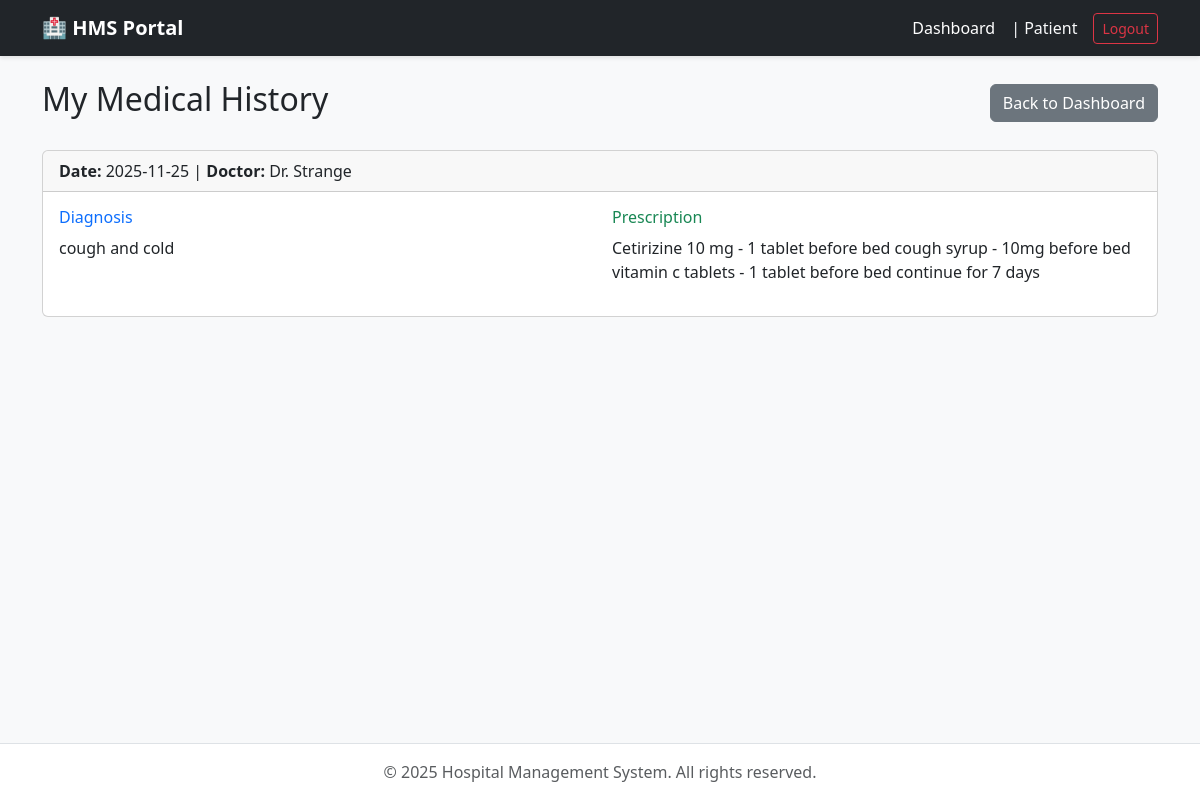
Screenshot of /patient/history (signed in) with the database file from the repository.
### hms_app/models.py (models this page shows, shortened)
class Appointment(db.Model):
    id = db.Column(db.Integer, primary_key=True)
    patient_id = db.Column(db.Integer, db.ForeignKey('patient.id'), nullable=False)
    doctor_id = db.Column(db.Integer, db.ForeignKey('doctor.id'), nullable=False)
    appointment_time = db.Column(db.DateTime, nullable=False, default=datetime.utcnow)
    status = db.Column(db.String(20), default='Booked')
    treatment = db.relationship('Treatment', backref='appointment', uselist=False, lazy=True)

class Doctor(UserMixin, db.Model):
    id = db.Column(db.Integer, primary_key=True)
    name = db.Column(db.String(100), nullable=False)
    email = db.Column(db.String(120), unique=True, nullable=False)
    password_hash = db.Column(db.String(128))
    department_id = db.Column(db.Integer, db.ForeignKey('department.id'), nullable=False)
    appointments = db.relationship('Appointment', backref='doctor', lazy=True)

class Treatment(db.Model):
    id = db.Column(db.Integer, primary_key=True)
    appointment_id = db.Column(db.Integer, db.ForeignKey('appointment.id'), unique=True, nullable=False)
    diagnosis = db.Column(db.Text, nullable=False)
    prescription = db.Column(db.Text, nullable=False)

### hms_app/patient/routes.py (the view)
@patient.route('/history')
@login_required
@patient_required
def history():
    records = Appointment.query.filter_by(patient_id=current_user.id, status='Completed')\
        .order_by(Appointment.appointment_time.desc()).all()
    return render_template('patient/history.html', records=records)

### hms_app/models.py (called while the page is built)
@login_manager.user_loader
def load_user(user_id):
    role = session.get('role')
    if role == 'admin': return Admin.query.get(int(user_id))
    elif role == 'doctor': return Doctor.query.get(int(user_id))
    elif role == 'patient': return Patient.query.get(int(user_id))
    admin = Admin.query.get(int(user_id))
    if admin: return admin
    doctor = Doctor.query.get(int(user_id))
    if doctor: return doctor
    return Patient.query.get(int(user_id))

    @property
    def role(self): return "patient"

### hms_app/templates/patient/history.html
{% extends "base.html" %}
{% block content %}
<div class="d-flex justify-content-between align-items-center mb-4">
    <h2>My Medical History</h2>
    <a href="{{ url_for('patient.dashboard') }}" class="btn btn-secondary">Back to Dashboard</a>
</div>
{% for record in records %}
<div class="card mb-3">
    <div class="card-header">
        <strong>Date:</strong> {{ record.appointment_time.strftime('%Y-%m-%d') }} |
        <strong>Doctor:</strong> {{ record.doctor.name }}
    </div>
    <div class="card-body">
        <div class="row">
            <div class="col-md-6">
                <h6 class="text-primary">Diagnosis</h6>
                <p>{{ record.treatment.diagnosis }}</p>
            </div>
            <div class="col-md-6">
                <h6 class="text-success">Prescription</h6>
                <p>{{ record.treatment.prescription }}</p>
            </div>
        </div>
    </div>
</div>
{% else %}
<div class="alert alert-info">You have no past medical records.</div>
{% endfor %}
{% endblock %}

### hms_app/static/css/style.css (style rules this page uses)
html, body { height: 100%; }
body { display: flex; flex-direction: column; background-color: #f8f9fa; }
.card { transition: transform 0.2s; }

### rows the page displays
Appointment: appointment_time "2025-11-25", doctor.name "Dr. Strange", treatment.diagnosis "cough and cold", treatment.prescription "Cetirizine 10 mg - 1 tablet before bed cough syrup - 10mg before bed vitamin c tablets - 1 tablet before bed continue for 7 days"

### other values shown
{{ current_user.role|capitalize }} "Patient"
